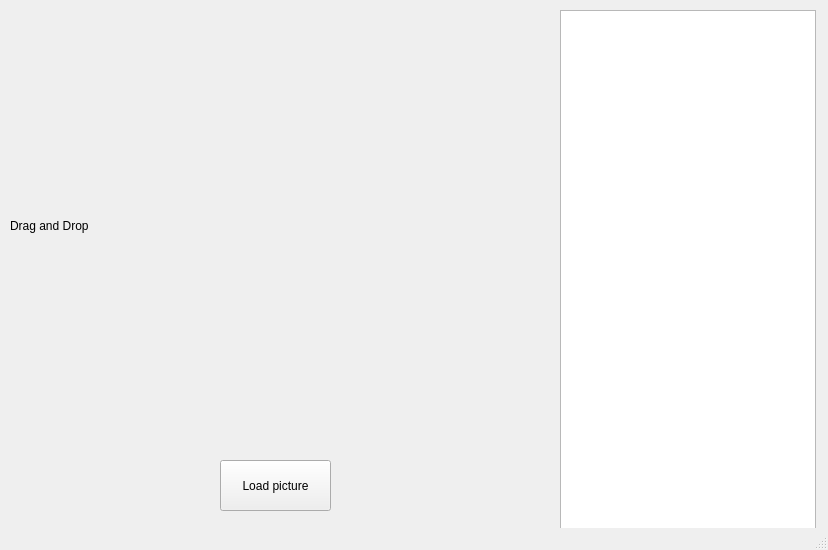
<?xml version="1.0" encoding="UTF-8"?>
<ui version="4.0">
 <class>MainWindow</class>
 <widget class="QMainWindow" name="MainWindow">
  <property name="geometry">
   <rect>
    <x>0</x>
    <y>0</y>
    <width>828</width>
    <height>550</height>
   </rect>
  </property>
  <property name="windowTitle">
   <string>Object Recognition</string>
  </property>
  <widget class="QWidget" name="centralwidget">
   <widget class="QLabel" name="Drop_Zone">
    <property name="geometry">
     <rect>
      <x>10</x>
      <y>10</y>
      <width>531</width>
      <height>431</height>
     </rect>
    </property>
    <property name="text">
     <string>Drag and Drop</string>
    </property>
    <property name="textFormat">
     <enum>Qt::PlainText</enum>
    </property>
   </widget>
   <widget class="QPushButton" name="Load_Button">
    <property name="geometry">
     <rect>
      <x>220</x>
      <y>460</y>
      <width>111</width>
      <height>51</height>
     </rect>
    </property>
    <property name="text">
     <string>Load picture</string>
    </property>
   </widget>
   <widget class="QListWidget" name="Object_List">
    <property name="geometry">
     <rect>
      <x>560</x>
      <y>10</y>
      <width>256</width>
      <height>521</height>
     </rect>
    </property>
   </widget>
  </widget>
  <widget class="QStatusBar" name="statusbar"/>
 </widget>
 <resources/>
 <connections/>
</ui>
